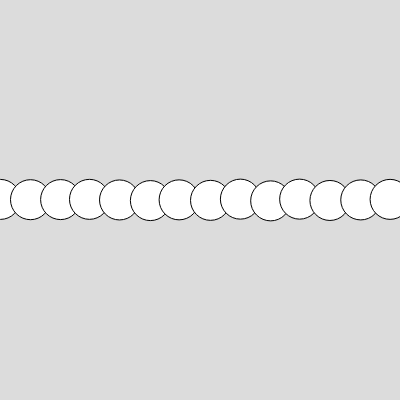
Frame 1 (no input)
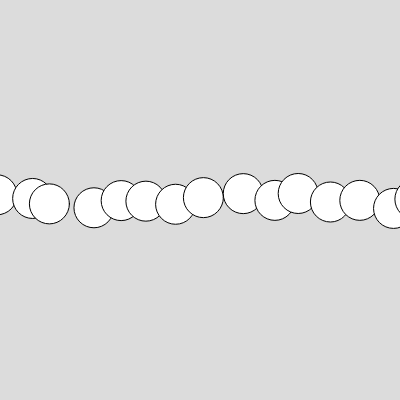
Frame 60 (no input)
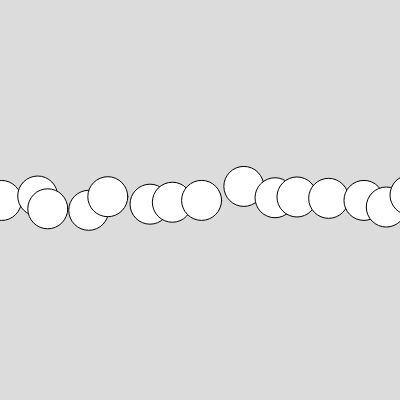
Frame 120 (the mouse pressed at the canvas centre since frame 60)

The p5.js sketch that drew these frames (run headless with seeded random() and noise() and a simulated clock; from frame 60 on, the mouse is pressed at the canvas centre):

// p5.js sketch
// ── sketch.js
let bubble = [];

function setup() {
  createCanvas(400, 400);
  for (i = 0; i < 30; i++) {
    x = i * 30
    bubble[i] = new Bubble(x, 200, 40)
  }

}

function draw() {
  background(220);
  for (i = 0; i < bubble.length; i++) {
    bubble[i].move()
    bubble[i].show()
  }
}

class Bubble {
  constructor(x, y, r) {
    this.x = x;
    this.y = y;
    this.r = r
  }
  move() {
    this.x = this.x+random(-1,1)
    this.y = this.y+random(-1,1)
    
  }
  show() {
    fill(255)
    ellipse(this.x, this.y, this.r)
  }
}
